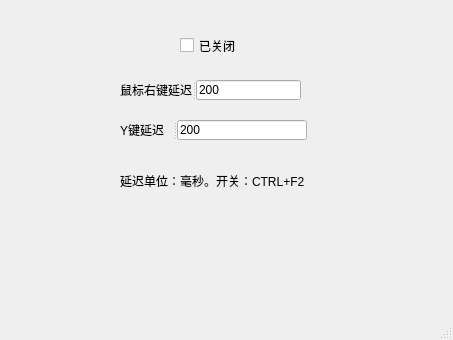
<?xml version="1.0" encoding="UTF-8"?>
<ui version="4.0">
 <class>MainWindow</class>
 <widget class="QMainWindow" name="MainWindow">
  <property name="geometry">
   <rect>
    <x>0</x>
    <y>0</y>
    <width>453</width>
    <height>340</height>
   </rect>
  </property>
  <property name="windowTitle">
   <string>MainWindow</string>
  </property>
  <widget class="QWidget" name="centralwidget">
   <widget class="QLabel" name="label_3">
    <property name="geometry">
     <rect>
      <x>120</x>
      <y>160</y>
      <width>211</width>
      <height>41</height>
     </rect>
    </property>
    <property name="text">
     <string>延迟单位：毫秒。开关：CTRL+F2</string>
    </property>
   </widget>
   <widget class="QSplitter" name="splitter">
    <property name="geometry">
     <rect>
      <x>120</x>
      <y>80</y>
      <width>181</width>
      <height>20</height>
     </rect>
    </property>
    <property name="orientation">
     <enum>Qt::Horizontal</enum>
    </property>
    <widget class="QLabel" name="label">
     <property name="text">
      <string>鼠标右键延迟</string>
     </property>
    </widget>
    <widget class="QLineEdit" name="le_right_time">
     <property name="text">
      <string>200</string>
     </property>
    </widget>
   </widget>
   <widget class="QSplitter" name="splitter_2">
    <property name="geometry">
     <rect>
      <x>120</x>
      <y>120</y>
      <width>187</width>
      <height>20</height>
     </rect>
    </property>
    <property name="orientation">
     <enum>Qt::Horizontal</enum>
    </property>
    <widget class="QLabel" name="label_2">
     <property name="text">
      <string>Y键延迟</string>
     </property>
    </widget>
    <widget class="QLineEdit" name="le_y_time">
     <property name="text">
      <string>200</string>
     </property>
    </widget>
   </widget>
   <widget class="QCheckBox" name="cb_status">
    <property name="geometry">
     <rect>
      <x>180</x>
      <y>30</y>
      <width>91</width>
      <height>31</height>
     </rect>
    </property>
    <property name="text">
     <string>已关闭</string>
    </property>
   </widget>
  </widget>
  <widget class="QMenuBar" name="menubar">
   <property name="geometry">
    <rect>
     <x>0</x>
     <y>0</y>
     <width>453</width>
     <height>23</height>
    </rect>
   </property>
  </widget>
  <widget class="QStatusBar" name="statusbar"/>
 </widget>
 <resources/>
 <connections/>
</ui>
